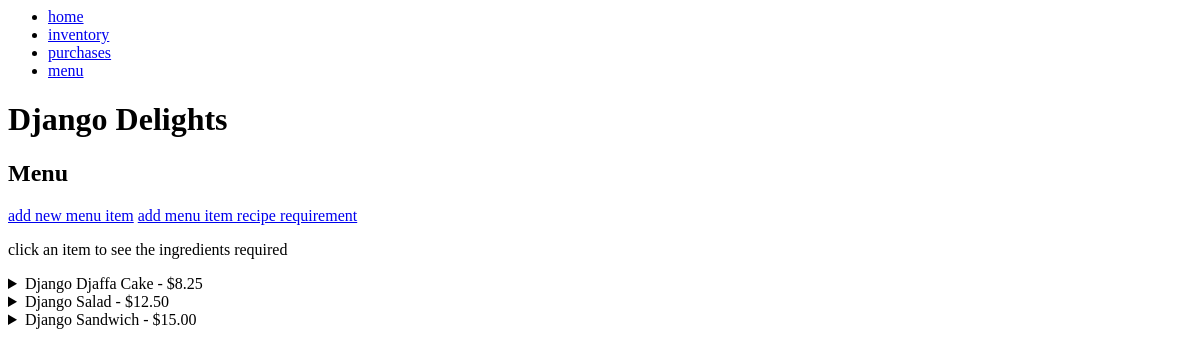
The page /menu/ on the database as committed earlier.
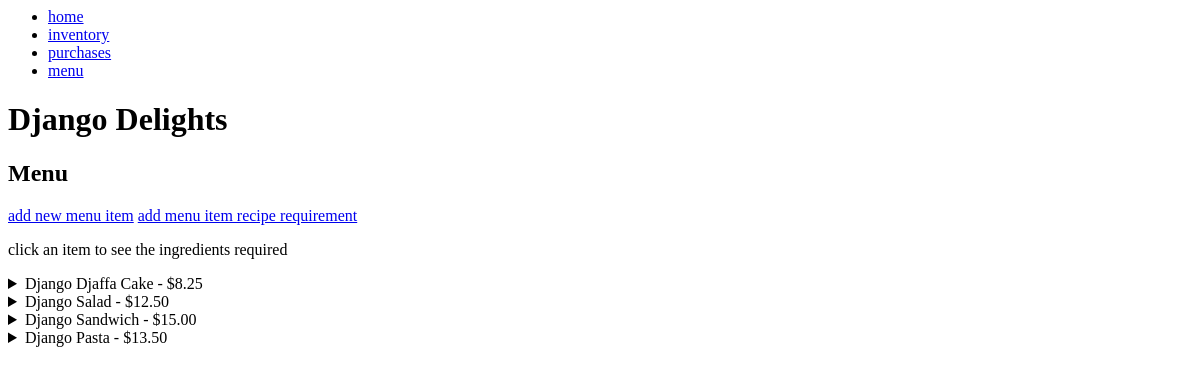
The same page on the database as committed later.
### inventory/models.py (models this page shows, shortened)
class MenuItem(models.Model):
    menu_item_name = models.CharField(max_length=200)
    menu_item_price = models.FloatField(validators=[MinValueValidator(0)])

### inventory/views.py (the view)
# urls.py: path('menu/', views.Menu.as_view(), name='menu'),
class Menu(ListView):
    model = MenuItem
    context_object_name = 'menu_items'
    template_name = 'inventory/menu.html'
    def get_context_data(self, **kwargs):
        context = super().get_context_data(**kwargs)
        menu_items = self.get_queryset()
        recipe_requirements = {}
        for item in menu_items:
            recipe_requirements[item.menu_item_name] = RecipeRequirement.objects.filter(
                menu_item_name=item)
        context["recipe_reqs"] = recipe_requirements
        return context

### inventory/models.py (called while the page is built)
    def __str__(self):
        return self.ingredient_name

### inventory/templates/inventory/menu.html (shortened to what this page needs)
{% extends 'inventory/base.html' %} {% block content %}
<h2>Menu</h2>
<a href="{% url 'new_menu_item' %}">add new menu item</a>
<a href="{% url 'new_recipe_req' %}">add menu item recipe requirement</a>
<p>click an item to see the ingredients required</p>
{% for menu_item in menu_items %}
<details>
  <summary>
    {{ menu_item.menu_item_name }} -
    ${{menu_item.menu_item_price|floatformat:2}}
  </summary>
</details>
{% endfor %} {% endblock %}

Rows that differ between the two databases and show on the page:
added MenuItem: menu_item_name "Django Pasta", menu_item_price "13.50"
